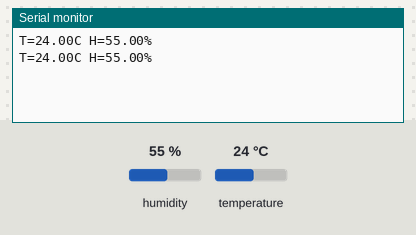
Bench run of a sketch on a simulated Arduino Uno, built with avr-gcc and run on an emulated ATmega328P. Shown: the last lines printed to the serial monitor. The inputs (shaded band) are chosen by the test bench; at power-on: humidity 55 %, temperature 24 °C.

Above: at 5.8 s.
5.9 s: humidity set to 22 %
At 11.0 s:
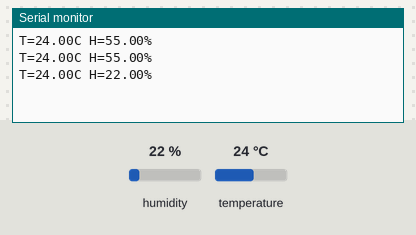
11.9 s: temperature set to 12 °C
At 16.3 s:
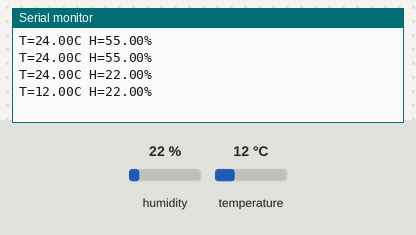
17.9 s: humidity set to 40 %
At 21.5 s:
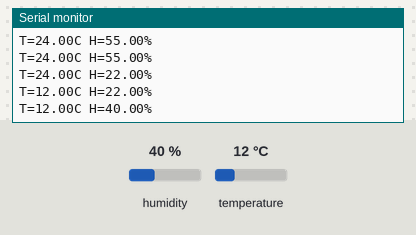
Timing chart, 0 to 23.0 s (numbered marks = the images above; inputs shaded):
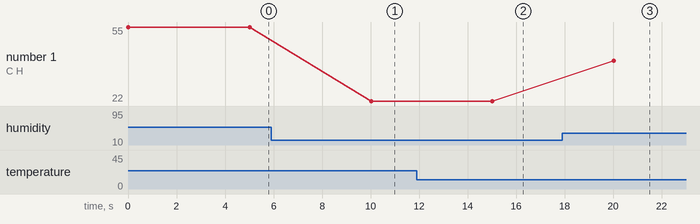

The sketch:

dht22_meres.ino
```cpp
#include <DHT.h>

#define DHTPIN 2
#define DHTTYPE DHT22

DHT dht(DHTPIN, DHTTYPE);

void setup() {
  Serial.begin(9600);
  dht.begin();
}

void loop() {
  float h = dht.readHumidity();
  float t = dht.readTemperature();

  if (isnan(h) || isnan(t)) {
    Serial.println("ERR");
  } else {
    Serial.print("T=");
    Serial.print(t, 2);
    Serial.print("C H=");
    Serial.print(h, 2);
    Serial.println("%");
  }

  delay(5000);
}
```

Measured:
- after the input at 5.9 s, the serial monitor: prints a new line after 4.1 s (image 1)
- after the input at 11.9 s, the serial monitor: prints a new line after 3.1 s (image 2)
- after the input at 17.9 s, the serial monitor: prints a new line after 2.1 s (image 3)
- plotted number 1: 55 → 22 after the input at 5.9 s, 22 → 40 after the input at 17.9 s
